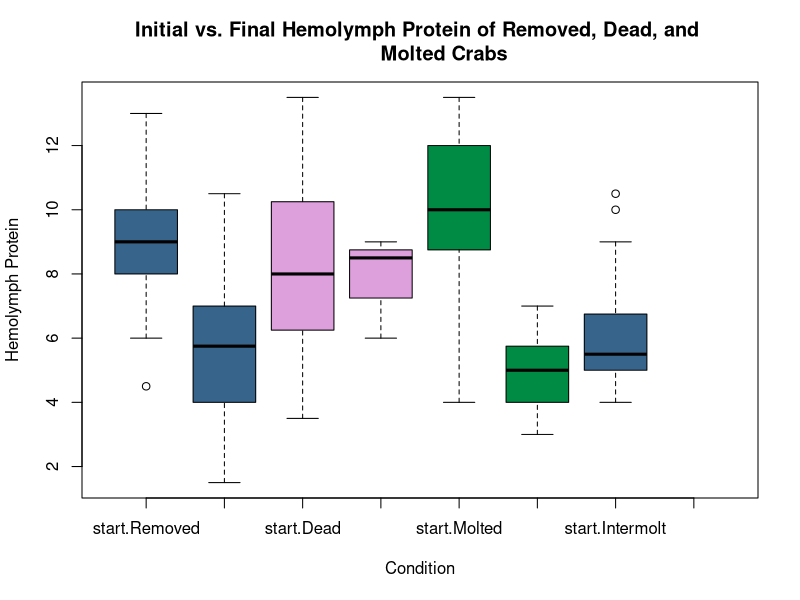

Write the R code that produced this figure. (Note: this script raises an error after producing the figure.)
## ---- chunk 1

se_dat <- read.csv("../data/se.csv")
# read in .csv

se_dat_upd <- read.csv ("../data/molt_dat_cml_wel_11_10_22.csv")
# updated .csv for 2021-2022 CML and WEL data

se_dat$start_end <- factor(se_dat$start_end, levels = c('start', 'end'))
se_dat$outcome <- factor(se_dat$outcome, levels = c('Removed', 'Dead',
                                                    'Molted', 'Intermolt'))
# define levels as factors for later graphing

se_dat_upd$hemo_ri <- as.numeric(se_dat_upd$hemo_ri)

# se_dat_upd$start_end <- factor(se_dat_upd$start_end, 
                          # levels = c('start', 'end'))

se_dat_upd$outcome <- factor(se_dat_upd$outcome, 
                         levels = c('Removed', 'Dead','Molted', 
                                    'Intermolt'))

se_dat_fin <- read.csv("../data/se_updated_final.csv")

as.numeric(se_dat_fin$outcome =="Molted")

se_dat_fin$hemo_ri <- as.numeric(se_dat_fin$hemo_ri)

se_dat_fin$start_end <- factor(se_dat_fin$start_end, 
                           levels = c('start', 'end'))

se_dat_fin$outcome <- factor(se_dat_fin$outcome, 
                         levels = c('Removed', 'Dead','Molted',
                                    'Intermolt'))

library(ggplot2)
library(dplyr)
library(car)
# load relevant libraries
## ---- chunk 2
boxplot(hemo_ri ~ start_end:outcome, data=se_dat,
        main = 'Initial vs. Final Hemolymph Protein of Removed, Dead, and 
        Molted Crabs',
        xlab = 'Condition', ylab = 'Hemolymph Protein',
        col= c('steelblue4', 'steelblue4', 'plum', 'plum', 'springgreen4',
               'springgreen4'))

## ---- chunk 3
boxplot(hemo_ri ~ start_end:outcome, data=se_dat_upd,
        main = 'Initial vs. Final Hemolymph Protein of Removed, Dead, and 
        Molted Crabs',
        xlab = 'Condition', ylab = 'Hemolymph Protein',
        col= c('steelblue4', 'steelblue4', 'plum', 'plum', 'springgreen4',
               'springgreen4'))
## ---- chunk 4
boxplot(hemo_ri ~ start_end:outcome, data=se_dat_fin,
        main = 'Initial vs. Final Hemolymph Protein of Removed, Dead, and 
        Molted Crabs',
        xlab = 'Condition', ylab = 'Hemolymph Protein',
        col= c('steelblue4', 'steelblue4', 'plum', 'plum', 'springgreen4',
               'springgreen4'))

## ---- chunk 5
plot(hemo_ri ~ outcome, data=se_dat,
        main = 'Initial Hemolymph Protein in Green Crabs',
        subset = start_end == "start",
        xlab = 'Condition', ylab = 'Hemolymph Protein',
        col= c('steelblue4', 'plum', 'springgreen4', 'steelblue1'))

# visualizes data looking at different conditions of gc against intermolt
## ---- chunk 6
plot(hemo_ri ~ outcome, data=se_dat_upd,
        main = 'Initial Hemolymph Protein in Green Crabs',
        subset = start_end == "start",
        xlab = 'Condition', ylab = 'Hemolymph Protein',
        col= c('steelblue4', 'plum', 'springgreen4', 'steelblue1'))

## ---- chunk 7
plot(hemo_ri ~ outcome, data=se_dat_fin,
        main = 'Initial Hemolymph Protein in Green Crabs',
        subset = start_end == "start",
        xlab = 'Condition', ylab = 'Hemolymph Protein',
        col= c('steelblue4', 'plum', 'springgreen4', 'steelblue1'))

## ---- chunk 8

out_rmi <- factor(se_dat$outcome, levels = c('Removed', 'Molted', 'Intermolt'))
# sets parameters to compare removed, molted, and intermolt crabs

plot(hemo_ri ~ out_rmi, data=se_dat,
        main = 'Initial hemolymph protein concentration in green crabs',
        subset = start_end == "start",
        xlab = NULL, ylab = 'Protein Concentration',
        col= c('steelblue4', 'plum', 'springgreen4'))

## ---- chunk 9

out_rmi_upd <- factor(se_dat_upd$outcome, levels = c('Removed', 'Molted', 'Intermolt'))
# sets parameters to compare removed, molted, and intermolt crabs

plot(hemo_ri ~ out_rmi_upd, data=se_dat_upd,
        main = 'Initial hemolymph protein concentration in green crabs',
        subset = start_end == "start",
        xlab = NULL, ylab = 'Protein Concentration',
        col= c('steelblue4', 'plum', 'springgreen4'))

## ---- chunk 10

out_rmi_fin <- factor(se_dat_fin$outcome, levels = c('Removed', 'Molted', 'Intermolt'))
# sets parameters to compare removed, molted, and intermolt crabs

plot(hemo_ri ~ out_rmi_fin, data=se_dat_fin,
        main = 'Initial hemolymph protein concentration in green crabs',
        subset = start_end == "start",
        xlab = NULL, ylab = 'Protein Concentration',
        col= c('steelblue4', 'plum', 'springgreen4'))

## ---- chunk 11

initial_ri_mod <- lm(hemo_ri ~ outcome, data=se_dat, 
                     subset = start_end == "start")
# builds model to evaluate hemo ri vs. crab outcome

nobs(initial_ri_mod)

plot(initial_ri_mod) # tests assumptions of normality
summary(initial_ri_mod)
anova(initial_ri_mod)
car::Anova(initial_ri_mod, type = 3)

# outcome is significantly related to hemolymph RI
## ---- chunk 12

upd_ri_mod <- lm(hemo_ri ~ outcome, data=se_dat_upd, 
                     subset = start_end == "start")
# builds model to evaluate hemo ri vs. crab outcome

nobs(upd_ri_mod)

plot(upd_ri_mod) # tests assumptions of normality
summary(upd_ri_mod)
anova(upd_ri_mod)
car::Anova(upd_ri_mod, type = 3)

## ---- chunk 13

fin_ri_mod <- lm(hemo_ri ~ outcome, data=se_dat_fin, 
                     subset = start_end == "start")
# builds model to evaluate hemo ri vs. crab outcome

nobs(fin_ri_mod)

plot(fin_ri_mod) # tests assumptions of normality
summary(fin_ri_mod)
anova(fin_ri_mod)
car::Anova(fin_ri_mod, type = 3)

fin_ri_aov <- aov (hemo_ri ~ outcome, data=se_dat_fin)
TukeyHSD(fin_ri_aov, conf.level = 0.95) 

## ---- chunk 14
boxplot(hemo_color ~ start_end:outcome, data=se_dat,
        main = 'Initial vs. Final Hemolymph Color of Removed, Dead, and 
        Molted Crabs',
        xlab = 'Condition', ylab = 'Hemolymph Color',
        col= c('steelblue4', 'steelblue4', 'plum', 'plum', 'springgreen4',
               'springgreen4'))

## ---- chunk 15

plot(hemo_color ~ outcome, data=se_dat, 
    main = 'Initial Hemolymph Color of Removed, Dead, and
    Molted Crabs', subset = start_end == "start",
    xlab = 'Condition', ylab = 'Hemolymph Color',
    col= c('steelblue4', 'plum', 'springgreen4'))

## ---- chunk 16

# glm with outcome as numeric looking specifically at hemo color
as.factor(se_dat_fin$hemo_col)
as.numeric(se_dat_fin$outcome == "Molted")

col_out_mod <- glm(outcome ~ hemo_col, family = binomial, 
                   data = se_dat_fin)

col_out_mod
plot(col_out_mod)

# glm looking at more variables and interactionsa as a result of outcome
# compared with other factors
# glm with binomial dist. because outcome (molted vs. not molt) is bianry
out_mod <- glm(outcome ~ hemo_col + hemo_ri + sex + condo_id + 
                   hemo_col:hemo_ri, family = binomial, data = se_dat_fin)

out_mod
plot(out_mod)

library(dplyr)
library(MASS)

step(out_mod)
stepAIC(out_mod)

# best aic is hemo_col:hemo_ri
## ---- chunk 17
log_model = glm(period ~ hemo_ri + cw + condo_id + sex, 
                subset = outcome == "Molted" & start_end == "start",
                family = binomial, data = se_dat_fin)

plot(log_model)
summary(log_model)

log_mod = glm(period ~ hemo_ri, 
                subset = outcome == "Molted" & start_end == "start",
                family = binomial, data = se_dat_fin)
## ---- chunk 18

# load library ggplot2
library(ggplot2)

# subset of se_dat_fin looking specifically at factors we're interested in
df <- subset(se_dat_fin, outcome == "Molted" & start_end == "start", 
             na.rm = TRUE)

#Data frame with hp in ascending order
Predicted_data <- data.frame(hemo_ri=seq(min(df$hemo_ri, na.rm = TRUE),
                                      max(df$hemo_ri, na.rm = TRUE),
                                      len=500))
 
# Fill predicted values using regression model
Predicted_data$period = predict(log_mod, Predicted_data, type="response")
 
# Plot Predicted data and original data points
plot(period ~ hemo_ri, data=df, xlab = "Hemolymph Protein",
     ylab = "Probability of Molting within 2 Weeks")
lines(period ~ hemo_ri, Predicted_data, lwd=2, col="green")

# Plot Predicted data and original data points
ggplot(Predicted_data, aes(x=hemo_ri, y=period)) + geom_point() +
    stat_smooth(method="glm", color="blue", se=FALSE,
                method.args = list(family=binomial)) +
                    xlab("Hemolymph Protein") + 
                    ylab("Probability of molting within 2 weeks") +
    ggtitle("Probability of Molting Based on Hemolymph Protein")
## ---- chunk 19

# library(lavaan)

# as.factor(se_dat_fin$hemo_col)
# as.numeric(se_dat_fin$outcome == "Molted")
# levels(se_dat_fin$outcome, c("Molted", ""))

# outmod <- "outcome ~ hemo_col + hemo_ri + condo_id + sex"

# fit <- cfa(outmod, data = se_dat_fin)
# summary(fit, fit.measures = TRUE, standardized=T,rsquare=T)

# fitmod <- sem(outmod, data=se_dat_fin)

# summary(fitmod, fit.measures=TRUE, rsquare=TRUE)

# Request summary of results
# summary(fitmod)
